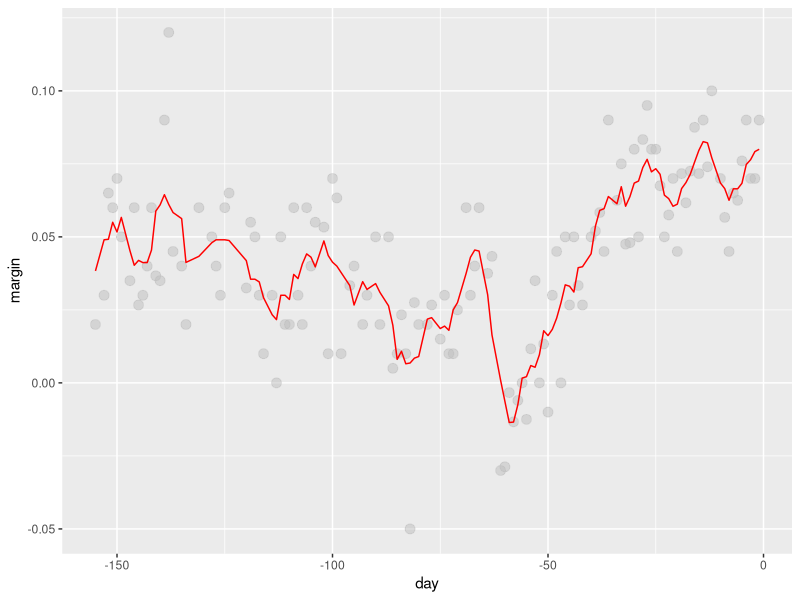
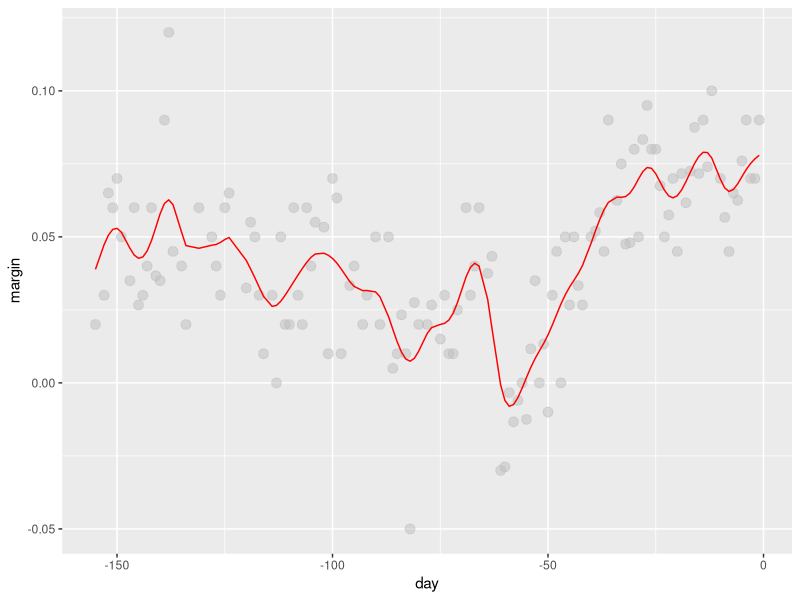

Recreate these plots in R, in order.
# The general idea of smoothing is to group data points into strata in which
# the value of f(x) can be assumed to be constant. We can make this assumption
# because we think f(x) changes slowly and, as a result, f(x) is almost constant
# in small windows of time.
# 
# This assumption implies that a good estimate for f(x) is the average of the Y_i
# values in the window. The estimate is:
# 
#   f_hat(x_0) = 1/N_0 * sum(Yi)
#   #see formula in https://rafalab.github.io/dsbook/smoothing.html
#   
# In smoothing, we call the size of the interval |x - x_0| satisfying this
# particular condition the WINDOW SIZE, BANDWIDTH or SPAN.
# 

## Code
library(dslabs)
library(tidyverse)
data("polls_2008")
polls_2008

# bin smoothers
span <- 7 
fit <- with(polls_2008,ksmooth(day, margin, x.points = day, kernel="box", bandwidth =span))
polls_2008 %>% mutate(smooth = fit$y) %>%
  ggplot(aes(day, margin)) +
  geom_point(size = 3, alpha = .5, color = "grey") + 
  geom_line(aes(day, smooth), color="red")

# note that the line resulting from bin smoothing is quite wiggly. 
# this happens because each point to compute average has the same weight
# 
# we can attenuate this by weighting center points than far away points in a
# given interval, with the two points at the edges receveing very little weight
# 
# we can think of bin smother approach as a weighted average:
# 
#     see formula in https://rafalab.github.io/dsbook/smoothing.html
#     
# we can use the kernel = normal to use normal density to assign weights
# to points
span <- 7
fit <- with(polls_2008, ksmooth(day, margin,  x.points = day, kernel="normal", bandwidth = span))
polls_2008 %>% mutate(smooth = fit$y) %>%
  ggplot(aes(day, margin)) +
  geom_point(size = 3, alpha = .5, color = "grey") + 
  geom_line(aes(day, smooth), color="red")
